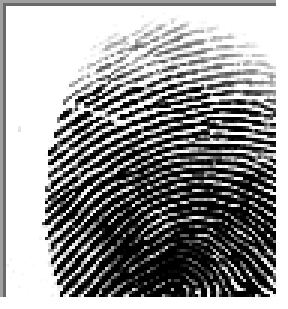
#> input picture dataset_blood_group/A+/cluster_0_1001.BMP, 96 x 103 px (shown 3 times larger); its folder holds only this picture in this run
$ python main.py
#> lines starting #> are read from the running program, lines starting #| are printed output that depends on the picture
import os
import matplotlib.pyplot as plt
import pandas as pd
from PIL import Image

def main():
    # Define directories
    dataset_dir = "dataset_blood_group"
    results_dir = "results"
    models_dir = "models"

    # Ensure results and models folders exist
    os.makedirs(results_dir, exist_ok=True)
    os.makedirs(models_dir, exist_ok=True)

    print("=== Fingerprint Based Blood Group Prediction System ===")
    print("Step 1: Dataset Loading & Exploratory Data Analysis (EDA)\n")

    # Define the 8 blood groups we expect
    blood_groups = ["A+", "A-", "AB+", "AB-", "B+", "B-", "O+", "O-"]

    # Check if dataset directory exists
    if not os.path.exists(dataset_dir):
        print(f"Error: Dataset directory '{dataset_dir}' not found.")
        return

    # Load file paths and blood group labels
    image_records = []
    for bg in blood_groups:
        bg_folder = os.path.join(dataset_dir, bg)
        if os.path.exists(bg_folder) and os.path.isdir(bg_folder):
            # Find all BMP images in this blood group's folder
            files = [f for f in os.listdir(bg_folder) if f.lower().endswith(".bmp")]
            for filename in files:
                filepath = os.path.join(bg_folder, filename)
                image_records.append({
                    "path": filepath,
                    "blood_group": bg
                })
        else:
            print(f"Warning: Blood group folder '{bg}' not found in '{dataset_dir}'.")

    # Create a Pandas DataFrame for easy analysis
    df = pd.DataFrame(image_records)

    if len(df) == 0:
        print("No images found in the dataset folder.")
        return

    # 1. Count total images
    total_images = len(df)
    print(f"1. Total images found: {total_images}")

    # 2. Show blood group distribution
    print("\n2. Blood Group Distribution:")
    distribution = df["blood_group"].value_counts()
    print(distribution)

    # Save blood group distribution plot
    plt.figure(figsize=(8, 5))
    colors = ["#3498db", "#e74c3c", "#2ecc71", "#f1c40f", "#9b59b6", "#e67e22", "#1abc9c", "#95a5a6"]
    distribution.plot(kind="bar", color=colors, edgecolor="black")
    plt.title("Fingerprint Images Count by Blood Group Class", fontsize=14)
    plt.xlabel("Blood Group", fontsize=12)
    plt.ylabel("Number of Images", fontsize=12)
    plt.xticks(rotation=0)
    plt.grid(axis="y", linestyle="--", alpha=0.7)
    plt.tight_layout()

    dist_plot_path = os.path.join(results_dir, "blood_group_distribution.png")
    plt.savefig(dist_plot_path)
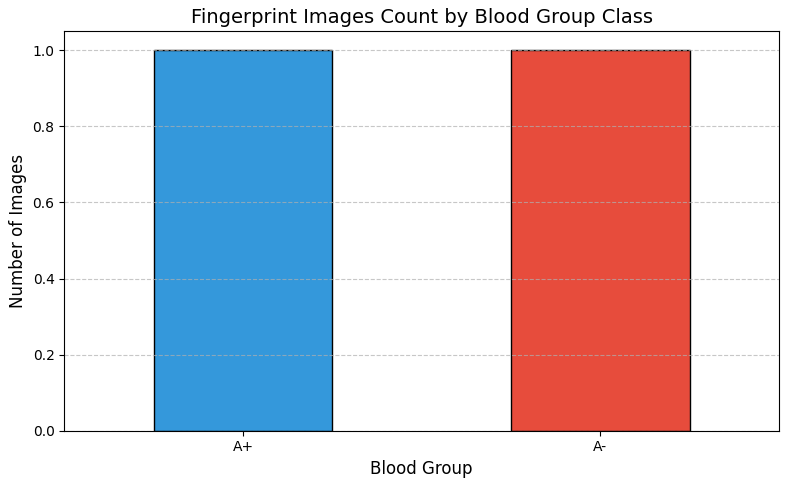
#> figure drawn by matplotlib, 1 panel
    plt.close()
    print(f"   Saved distribution plot to: {dist_plot_path}")

    # 3. Check image sizes
    print("\n3. Checking image sizes...")
    sizes = []
    for path in df["path"]:
        with Image.open(path) as img:
#> img is the input picture: PIL image 96x103 RGBA; mean R, G, B, A 130.4, 130.4, 130.4, 234.9
            sizes.append(img.size)

    df["size"] = sizes
    size_distribution = df["size"].value_counts()
    print("Image Sizes Distribution:")
    for size, count in size_distribution.items():
        print(f"   Size (Width, Height) = {size}: {count} images")

    # 4. Display sample fingerprint images
    print("\n4. Selecting sample images...")
    fig, axes = plt.subplots(2, 4, figsize=(12, 6))
    axes = axes.ravel()

    for idx, bg in enumerate(blood_groups):
        # Find images belonging to this blood group class
        bg_subset = df[df["blood_group"] == bg]
        if len(bg_subset) > 0:
            # Select the first image in the list
            sample_row = bg_subset.iloc[0]
            img_path = sample_row["path"]
            img_size = sample_row["size"]

            with Image.open(img_path) as img:
                axes[idx].imshow(img, cmap="gray")
                axes[idx].set_title(f"Group: {bg}\nSize: {img_size}", fontsize=10)
                axes[idx].axis("off")
        else:
            axes[idx].text(0.5, 0.5, f"No data for {bg}", ha="center", va="center")
            axes[idx].axis("off")

    plt.suptitle("Sample Fingerprints for Each Blood Group", fontsize=14, fontweight="bold")
    plt.tight_layout()

    samples_plot_path = os.path.join(results_dir, "sample_fingerprints.png")
    plt.savefig(samples_plot_path)
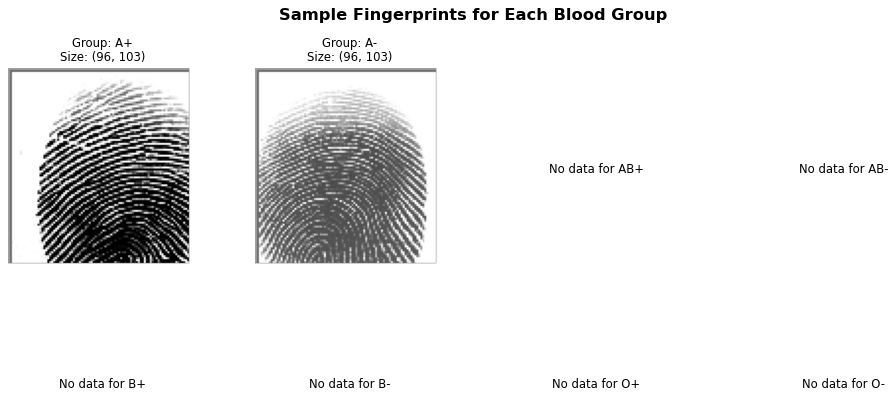
#> figure drawn by matplotlib, 2 panels
    plt.close()
    print(f"   Saved sample fingerprint grid to: {samples_plot_path}")

    print("\n=== EDA Step Completed Successfully ===")

if __name__ == "__main__":
    main()
